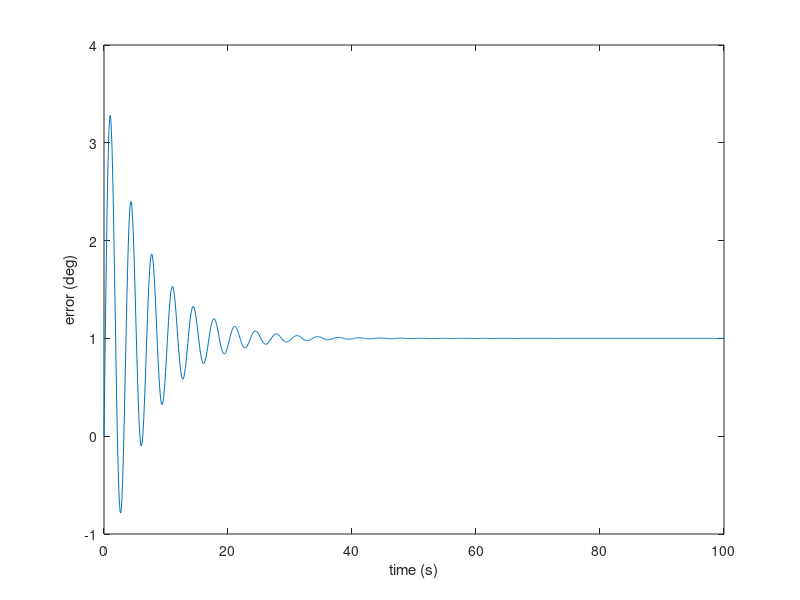
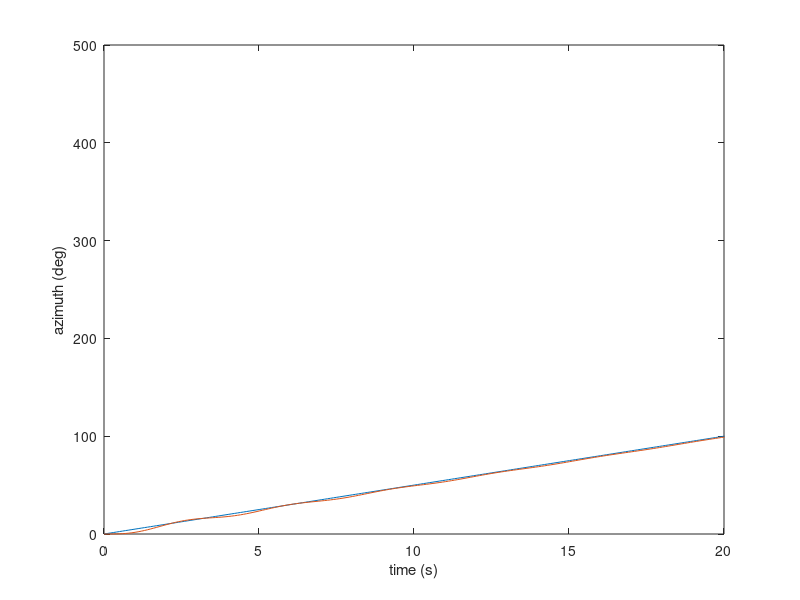

MATLAB code for these plots, in order:
% the plant and controller
G = zpk([],[ -8 -0.75 0 ], 400e-6);
K = 75e3;

% the loop-gain
L = K*G;

% the sensitivity and complimentary sensitivity
S = feedback(1,L);
T = feedback(L,1);

% closed-loop characteristics
damp(S)

% the reference
t = linspace(0,100,1000);
V = 5;
r = V*t;

% get the closed-loop response
e = lsim(S,r,t);
y = lsim(T,r,t);

% plot some stuff
figure(1),
plot(t,e)
xlabel('time (s)')
ylabel('error (deg)')

figure(2),
plot(t,r,t,y)
xlabel('time (s)')
ylabel('azimuth (deg)')
xlim([ 0 20 ])
